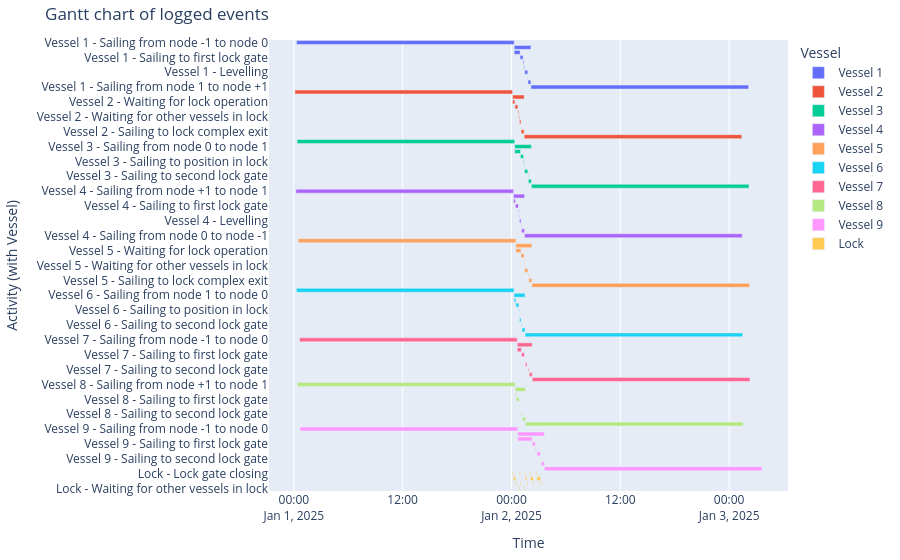

Write notebook code for a chart like this one.
### Markdown cell above
#### Gantt chart of event table

### Code cell
df_eventtable = opentnsim.core.logutils.logbook2eventtable([*vessels, lock_chamber])
fig = generate_vessel_gantt_chart(df_eventtable)

### Figure 1 — Plotly figure (JSON) as saved in the notebook; plotly's stock layout.template omitted (floating-point values rounded to 4 significant figures)
{"data": [{"base": ["2025-01-01T00:17:54.550491000", "2025-01-02T00:17:54.550491000", "2025-01-02T00:17:54.550491000", "2025-01-02T00:56:49.369431000", "2025-01-02T01:16:49.369431000", "2025-01-02T01:22:29.542217000", "2025-01-02T01:26:37.965543000", "2025-01-02T01:47:47.965543000", "2025-01-02T01:48:36.561656000", "2025-01-02T02:08:36.561656000"], "hovertemplate": "object name=Vessel 1<br>start time=%{base}<br>stop time=%{x}<br>activity label=%{y}<extra></extra>", "legendgroup": "Vessel 1", "marker": {"color": "#636efa", "pattern": {"shape": ""}}, "name": "Vessel 1", "orientation": "h", "showlegend": true, "textposition": "auto", "type": "bar", "x": [86400000, 6642011, 2334818, 1200000, 340172, 248423, 1270000, 48596, 1200000, 86400000], "xaxis": "x", "y": ["Vessel 1 - Sailing from node -1 to node 0", "Vessel 1 - Sailing from node 0 to node 1", "Vessel 1 - Waiting for lock operation", "Vessel 1 - Sailing to first lock gate", "Vessel 1 - Sailing to position in lock", "Vessel 1 - Waiting for other vessels in lock", "Vessel 1 - Levelling", "Vessel 1 - Sailing to second lock gate", "Vessel 1 - Sailing to lock complex exit", "Vessel 1 - Sailing from node 1 to node +1"], "yaxis": "y"}, {"base": ["2025-01-01T00:07:22.177207000", "2025-01-02T00:07:22.177207000", "2025-01-02T00:07:22.177207000", "2025-01-02T00:22:52.177207000", "2025-01-02T00:42:52.177207000", "2025-01-02T00:48:32.349993000", "2025-01-02T00:52:40.773319000", "2025-01-02T01:02:50.773319000", "2025-01-02T01:03:39.369431000", "2025-01-02T01:23:39.369431000"], "hovertemplate": "object name=Vessel 2<br>start time=%{base}<br>stop time=%{x}<br>activity label=%{y}<extra></extra>", "legendgroup": "Vessel 2", "marker": {"color": "#EF553B", "pattern": {"shape": ""}}, "name": "Vessel 2", "orientation": "h", "showlegend": true, "textposition": "auto", "type": "bar", "x": [86400000, 4577192, 930000, 1200000, 340172, 248423, 610000, 48596, 1200000, 86400000], "xaxis": "x", "y": ["Vessel 2 - Sailing from node +1 to node 1", "Vessel 2 - Sailing from node 1 to node 0", "Vessel 2 - Waiting for lock operation", "Vessel 2 - Sailing to first lock gate", "Vessel 2 - Sailing to position in lock", "Vessel 2 - Waiting for other vessels in lock", "Vessel 2 - Levelling", "Vessel 2 - Sailing to second lock gate", "Vessel 2 - Sailing to lock complex exit", "Vessel 2 - Sailing from node 0 to node -1"], "yaxis": "y"}, {"base": ["2025-01-01T00:21:25.206400000", "2025-01-02T00:21:25.206400000", "2025-01-02T00:21:25.206400000", "2025-01-02T00:59:49.369431000", "2025-01-02T01:19:49.369431000", "2025-01-02T01:23:52.349993000", "2025-01-02T01:26:37.965543000", "2025-01-02T01:49:10.773319000", "2025-01-02T01:51:36.561656000", "2025-01-02T02:11:36.561656000"], "hovertemplate": "object name=Vessel 3<br>start time=%{base}<br>stop time=%{x}<br>activity label=%{y}<extra></extra>", "legendgroup": "Vessel 3", "marker": {"color": "#00cc96", "pattern": {"shape": ""}}, "name": "Vessel 3", "orientation": "h", "showlegend": true, "textposition": "auto", "type": "bar", "x": [86400000, 6611355, 2304163, 1200000, 242980, 165615, 1270000, 145788, 1200000, 86400000], "xaxis": "x", "y": ["Vessel 3 - Sailing from node -1 to node 0", "Vessel 3 - Sailing from node 0 to node 1", "Vessel 3 - Waiting for lock operation", "Vessel 3 - Sailing to first lock gate", "Vessel 3 - Sailing to position in lock", "Vessel 3 - Waiting for other vessels in lock", "Vessel 3 - Levelling", "Vessel 3 - Sailing to second lock gate", "Vessel 3 - Sailing to lock complex exit", "Vessel 3 - Sailing from node 1 to node +1"], "yaxis": "y"}, {"base": ["2025-01-01T00:13:40.580269000", "2025-01-02T00:13:40.580269000", "2025-01-02T00:13:40.580269000", "2025-01-02T00:25:52.177207000", "2025-01-02T00:45:52.177207000", "2025-01-02T00:49:55.157769000", "2025-01-02T00:52:40.773319000", "2025-01-02T01:04:13.581094000", "2025-01-02T01:06:39.369431000", "2025-01-02T01:26:39.369431000"], "hovertemplate": "object name=Vessel 4<br>start time=%{base}<br>stop time=%{x}<br>activity label=%{y}<extra></extra>", "legendgroup": "Vessel 4", "marker": {"color": "#ab63fa", "pattern": {"shape": ""}}, "name": "Vessel 4", "orientation": "h", "showlegend": true, "textposition": "auto", "type": "bar", "x": [86400000, 4378789, 731596, 1200000, 242980, 165615, 610000, 145788, 1200000, 86400000], "xaxis": "x", "y": ["Vessel 4 - Sailing from node +1 to node 1", "Vessel 4 - Sailing from node 1 to node 0", "Vessel 4 - Waiting for lock operation", "Vessel 4 - Sailing to first lock gate", "Vessel 4 - Sailing to position in lock", "Vessel 4 - Waiting for other vessels in lock", "Vessel 4 - Levelling", "Vessel 4 - Sailing to second lock gate", "Vessel 4 - Sailing to lock complex exit", "Vessel 4 - Sailing from node 0 to node -1"], "yaxis": "y"}, {"base": ["2025-01-01T00:28:58.436859000", "2025-01-02T00:28:58.436859000", "2025-01-02T00:28:58.436859000", "2025-01-02T01:02:49.369431000", "2025-01-02T01:22:49.369431000", "2025-01-02T01:25:15.157768000", "2025-01-02T01:26:37.965543000", "2025-01-02T01:50:33.581094000", "2025-01-02T01:54:36.561656000", "2025-01-02T02:14:36.561656000"], "hovertemplate": "object name=Vessel 5<br>start time=%{base}<br>stop time=%{x}<br>activity label=%{y}<extra></extra>", "legendgroup": "Vessel 5", "marker": {"color": "#FFA15A", "pattern": {"shape": ""}}, "name": "Vessel 5", "orientation": "h", "showlegend": true, "textposition": "auto", "type": "bar", "x": [86400000, 6338124, 2030932, 1200000, 145788, 82807, 1270000, 242980, 1200000, 86400000], "xaxis": "x", "y": ["Vessel 5 - Sailing from node -1 to node 0", "Vessel 5 - Sailing from node 0 to node 1", "Vessel 5 - Waiting for lock operation", "Vessel 5 - Sailing to first lock gate", "Vessel 5 - Sailing to position in lock", "Vessel 5 - Waiting for other vessels in lock", "Vessel 5 - Levelling", "Vessel 5 - Sailing to second lock gate", "Vessel 5 - Sailing to lock complex exit", "Vessel 5 - Sailing from node 1 to node +1"], "yaxis": "y"}, {"base": ["2025-01-01T00:17:13.532737000", "2025-01-02T00:17:13.532737000", "2025-01-02T00:17:13.532737000", "2025-01-02T00:28:52.177207000", "2025-01-02T00:48:52.177207000", "2025-01-02T00:51:17.965544000", "2025-01-02T00:52:40.773319000", "2025-01-02T01:05:36.388869000", "2025-01-02T01:09:39.369431000", "2025-01-02T01:29:39.369431000"], "hovertemplate": "object name=Vessel 6<br>start time=%{base}<br>stop time=%{x}<br>activity label=%{y}<extra></extra>", "legendgroup": "Vessel 6", "marker": {"color": "#19d3f3", "pattern": {"shape": ""}}, "name": "Vessel 6", "orientation": "h", "showlegend": true, "textposition": "auto", "type": "bar", "x": [86400000, 4345836, 698644, 1200000, 145788, 82807, 610000, 242980, 1200000, 86400000], "xaxis": "x", "y": ["Vessel 6 - Sailing from node +1 to node 1", "Vessel 6 - Sailing from node 1 to node 0", "Vessel 6 - Waiting for lock operation", "Vessel 6 - Sailing to first lock gate", "Vessel 6 - Sailing to position in lock", "Vessel 6 - Waiting for other vessels in lock", "Vessel 6 - Levelling", "Vessel 6 - Sailing to second lock gate", "Vessel 6 - Sailing to lock complex exit", "Vessel 6 - Sailing from node 0 to node -1"], "yaxis": "y"}, {"base": ["2025-01-01T00:38:12.774660000", "2025-01-02T00:38:12.774660000", "2025-01-02T00:38:12.774660000", "2025-01-02T01:05:49.369431000", "2025-01-02T01:25:49.369431000", "2025-01-02T01:31:37.965543000", "2025-01-02T01:51:56.388869000", "2025-01-02T01:57:36.561656000", "2025-01-02T02:17:36.561656000"], "hovertemplate": "object name=Vessel 7<br>start time=%{base}<br>stop time=%{x}<br>activity label=%{y}<extra></extra>", "legendgroup": "Vessel 7", "marker": {"color": "#FF6692", "pattern": {"shape": ""}}, "name": "Vessel 7", "orientation": "h", "showlegend": true, "textposition": "auto", "type": "bar", "x": [86400000, 5963786, 1656594, 1200000, 48596, 670000, 340172, 1200000, 86400000], "xaxis": "x", "y": ["Vessel 7 - Sailing from node -1 to node 0", "Vessel 7 - Sailing from node 0 to node 1", "Vessel 7 - Waiting for lock operation", "Vessel 7 - Sailing to first lock gate", "Vessel 7 - Sailing to position in lock", "Vessel 7 - Levelling", "Vessel 7 - Sailing to second lock gate", "Vessel 7 - Sailing to lock complex exit", "Vessel 7 - Sailing from node 1 to node +1"], "yaxis": "y"}, {"base": ["2025-01-01T00:24:37.704946000", "2025-01-02T00:24:37.704946000", "2025-01-02T00:24:37.704946000", "2025-01-02T00:31:52.177207000", "2025-01-02T00:51:52.177207000", "2025-01-02T00:57:40.773319000", "2025-01-02T01:06:59.196645000", "2025-01-02T01:12:39.369432000", "2025-01-02T01:32:39.369432000"], "hovertemplate": "object name=Vessel 8<br>start time=%{base}<br>stop time=%{x}<br>activity label=%{y}<extra></extra>", "legendgroup": "Vessel 8", "marker": {"color": "#B6E880", "pattern": {"shape": ""}}, "name": "Vessel 8", "orientation": "h", "showlegend": true, "textposition": "auto", "type": "bar", "x": [86400000, 4081664, 434472, 1200000, 48596, 10000, 340172, 1200000, 86400000], "xaxis": "x", "y": ["Vessel 8 - Sailing from node +1 to node 1", "Vessel 8 - Sailing from node 1 to node 0", "Vessel 8 - Waiting for lock operation", "Vessel 8 - Sailing to first lock gate", "Vessel 8 - Sailing to position in lock", "Vessel 8 - Levelling", "Vessel 8 - Sailing to second lock gate", "Vessel 8 - Sailing to lock complex exit", "Vessel 8 - Sailing from node 0 to node -1"], "yaxis": "y"}, {"base": ["2025-01-01T00:40:58.019448000", "2025-01-02T00:40:58.019448000", "2025-01-02T00:40:58.019448000", "2025-01-02T02:17:41.561656000", "2025-01-02T02:37:41.561656000", "2025-01-02T02:48:21.734442000", "2025-01-02T03:16:51.734442000", "2025-01-02T03:17:40.330555000", "2025-01-02T03:37:40.330555000"], "hovertemplate": "object name=Vessel 9<br>start time=%{base}<br>stop time=%{x}<br>activity label=%{y}<extra></extra>", "legendgroup": "Vessel 9", "marker": {"color": "#FF97FF", "pattern": {"shape": ""}}, "name": "Vessel 9", "orientation": "h", "showlegend": true, "textposition": "auto", "type": "bar", "x": [86400000, 10602311, 5803542, 1200000, 340172, 1410000, 48596, 1200000, 86400000], "xaxis": "x", "y": ["Vessel 9 - Sailing from node -1 to node 0", "Vessel 9 - Sailing from node 0 to node 1", "Vessel 9 - Waiting for lock operation", "Vessel 9 - Sailing to first lock gate", "Vessel 9 - Sailing to position in lock", "Vessel 9 - Levelling", "Vessel 9 - Sailing to second lock gate", "Vessel 9 - Sailing to lock complex exit", "Vessel 9 - Sailing from node 1 to node +1"], "yaxis": "y"}, {"base": ["2025-01-02T00:07:22.177207000", "2025-01-02T00:12:22.177207000", "2025-01-02T00:27:52.177207000", "2025-01-02T00:48:32.349993000", "2025-01-02T00:52:40.773319000", "2025-01-02T00:57:40.773319000", "2025-01-02T00:57:50.773319000", "2025-01-02T01:22:29.542217000", "2025-01-02T01:26:37.965543000", "2025-01-02T01:31:37.965543000", "2025-01-02T01:42:47.965543000", "2025-01-02T02:01:46.561656000", "2025-01-02T02:06:46.561656000", "2025-01-02T02:24:46.561656000", "2025-01-02T02:43:21.734442000", "2025-01-02T02:48:21.734442000", "2025-01-02T03:11:51.734442000"], "hovertemplate": "object name=Lock<br>start time=%{base}<br>stop time=%{x}<br>activity label=%{y}<extra></extra>", "legendgroup": "Lock", "marker": {"color": "#FECB52", "pattern": {"shape": ""}}, "name": "Lock", "orientation": "h", "showlegend": true, "textposition": "auto", "type": "bar", "x": [300000, 930000, 300000, 248423, 300000, 10000, 300000, 248423, 300000, 670000, 300000, 300000, 1080000, 300000, 300000, 1410000, 300000], "xaxis": "x", "y": ["Lock - Lock gate closing", "Lock - Lock chamber converting", "Lock - Lock gate opening", "Lock - Waiting for other vessels in lock", "Lock - Lock gate closing", "Lock - Lock chamber converting", "Lock - Lock gate opening", "Lock - Waiting for other vessels in lock", "Lock - Lock gate closing", "Lock - Lock chamber converting", "Lock - Lock gate opening", "Lock - Lock gate closing", "Lock - Lock chamber converting", "Lock - Lock gate opening", "Lock - Lock gate closing", "Lock - Lock chamber converting", "Lock - Lock gate opening"], "yaxis": "y"}], "layout": {"barmode": "overlay", "legend": {"title": {"text": "Vessel"}, "tracegroupgap": 0}, "margin": {"b": 20, "l": 20, "r": 20, "t": 40}, "title": {"text": "Gantt chart of logged events"}, "xaxis": {"anchor": "y", "domain": [0, 1], "title": {"text": "Time"}, "type": "date"}, "yaxis": {"anchor": "x", "autorange": "reversed", "domain": [0, 1], "title": {"text": "Activity (with Vessel)"}}}}
